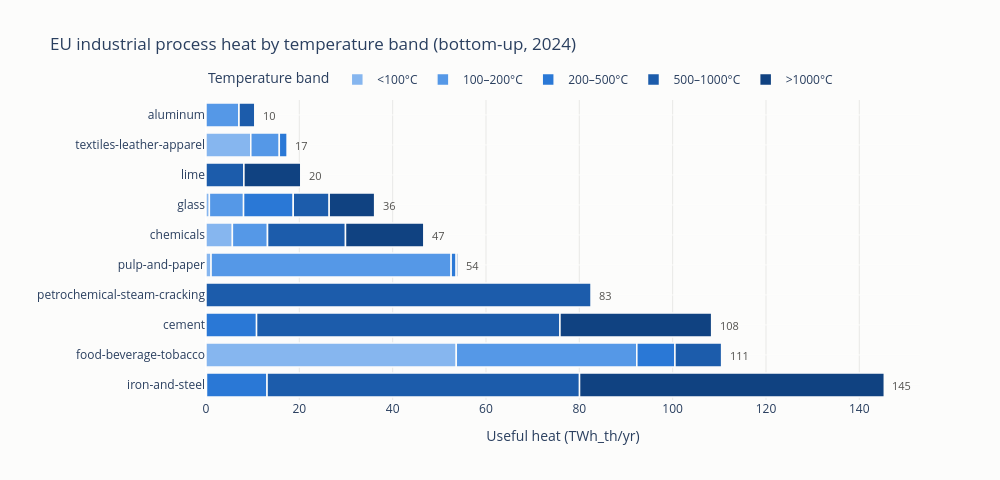

The cell this chart's notebook holds for it:
### Markdown cell above
## Heat demand by temperature band and industry

### Code cell
by_sub = banded.groupby("subsector")[BAND_COLS].sum() / 3600  # TWh
by_sub.columns = [BAND_LABELS[b] for b in BANDS]
by_sub["total"] = by_sub.sum(axis=1)
by_sub = by_sub.sort_values("total", ascending=True)  # ascending: largest on top of h-bar

band_long = (
    by_sub.drop(columns="total")
    .reset_index()
    .melt(id_vars="subsector", var_name="band", value_name="twh")
)

fig_bands = px.bar(
    band_long,
    y="subsector", x="twh", color="band", orientation="h",
    color_discrete_map=BAND_COLORS,
    category_orders={
        "band": list(BAND_COLORS.keys()),
        "subsector": by_sub.index.tolist(),
    },
    labels={"twh": "Useful heat (TWh_th/yr)", "subsector": "", "band": "Temperature band"},
    title="EU industrial process heat by temperature band (bottom-up, 2024)",
)
# 2px surface gap between stacked segments; recessive grid
fig_bands.update_traces(marker_line_color=SURFACE, marker_line_width=1.5)
fig_bands.update_layout(
    height=480, width=1000, plot_bgcolor=SURFACE, paper_bgcolor=SURFACE,
    legend=dict(orientation="h", yanchor="bottom", y=1.02, x=0),
    xaxis=dict(gridcolor="#e8e8e6"), yaxis=dict(gridcolor=SURFACE),
)
# selective direct labels: totals at bar ends only
for sub, total in by_sub["total"].items():
    fig_bands.add_annotation(
        y=sub, x=total, text=f"{total:,.0f}", showarrow=False,
        xanchor="left", xshift=6, font=dict(size=11, color="#52514e"),
    )
fig_bands.show()

### Figure 1 — Plotly figure (JSON) as saved in the notebook; plotly's stock layout.template omitted (floating-point values rounded to 4 significant figures)
{"data": [{"hovertemplate": "Temperature band=<100°C<br>Useful heat (TWh_th/yr)=%{x}<br>=%{y}<extra></extra>", "legendgroup": "<100°C", "marker": {"color": "#86b6ef", "line": {"color": "#fcfcfb", "width": 1.5}, "pattern": {"shape": ""}}, "name": "<100°C", "orientation": "h", "showlegend": true, "textposition": "auto", "type": "bar", "x": [0.0, 9.599, 0.0, 0.7228, 5.654, 1.087, 0.0, 0.0, 53.63, 0.0], "xaxis": "x", "y": ["aluminum", "textiles-leather-apparel", "lime", "glass", "chemicals", "pulp-and-paper", "petrochemical-steam-cracking", "cement", "food-beverage-tobacco", "iron-and-steel"], "yaxis": "y"}, {"hovertemplate": "Temperature band=100–200°C<br>Useful heat (TWh_th/yr)=%{x}<br>=%{y}<extra></extra>", "legendgroup": "100–200°C", "marker": {"color": "#5598e7", "line": {"color": "#fcfcfb", "width": 1.5}, "pattern": {"shape": ""}}, "name": "100–200°C", "orientation": "h", "showlegend": true, "textposition": "auto", "type": "bar", "x": [7.076, 6.109, 0.0, 7.327, 7.539, 51.44, 0.0, 0.0, 38.69, 0.1044], "xaxis": "x", "y": ["aluminum", "textiles-leather-apparel", "lime", "glass", "chemicals", "pulp-and-paper", "petrochemical-steam-cracking", "cement", "food-beverage-tobacco", "iron-and-steel"], "yaxis": "y"}, {"hovertemplate": "Temperature band=200–500°C<br>Useful heat (TWh_th/yr)=%{x}<br>=%{y}<extra></extra>", "legendgroup": "200–500°C", "marker": {"color": "#2a78d6", "line": {"color": "#fcfcfb", "width": 1.5}, "pattern": {"shape": ""}}, "name": "200–500°C", "orientation": "h", "showlegend": true, "textposition": "auto", "type": "bar", "x": [0.0, 1.745, 0.0, 10.65, 0.0, 1.087, 0.0, 10.84, 8.169, 12.98], "xaxis": "x", "y": ["aluminum", "textiles-leather-apparel", "lime", "glass", "chemicals", "pulp-and-paper", "petrochemical-steam-cracking", "cement", "food-beverage-tobacco", "iron-and-steel"], "yaxis": "y"}, {"hovertemplate": "Temperature band=500–1000°C<br>Useful heat (TWh_th/yr)=%{x}<br>=%{y}<extra></extra>", "legendgroup": "500–1000°C", "marker": {"color": "#1c5cab", "line": {"color": "#fcfcfb", "width": 1.5}, "pattern": {"shape": ""}}, "name": "500–1000°C", "orientation": "h", "showlegend": true, "textposition": "auto", "type": "bar", "x": [3.405, 0.0, 8.123, 7.704, 16.7, 0.4349, 82.56, 65.02, 10.02, 66.96], "xaxis": "x", "y": ["aluminum", "textiles-leather-apparel", "lime", "glass", "chemicals", "pulp-and-paper", "petrochemical-steam-cracking", "cement", "food-beverage-tobacco", "iron-and-steel"], "yaxis": "y"}, {"hovertemplate": "Temperature band=>1000°C<br>Useful heat (TWh_th/yr)=%{x}<br>=%{y}<extra></extra>", "legendgroup": ">1000°C", "marker": {"color": "#104281", "line": {"color": "#fcfcfb", "width": 1.5}, "pattern": {"shape": ""}}, "name": ">1000°C", "orientation": "h", "showlegend": true, "textposition": "auto", "type": "bar", "x": [0.0, 0.0, 12.18, 9.741, 16.78, 0.0, 0.0, 32.51, 0.0, 65.31], "xaxis": "x", "y": ["aluminum", "textiles-leather-apparel", "lime", "glass", "chemicals", "pulp-and-paper", "petrochemical-steam-cracking", "cement", "food-beverage-tobacco", "iron-and-steel"], "yaxis": "y"}], "layout": {"annotations": [{"font": {"color": "#52514e", "size": 11}, "showarrow": false, "text": "10", "x": 10.48, "xanchor": "left", "xshift": 6, "y": "aluminum"}, {"font": {"color": "#52514e", "size": 11}, "showarrow": false, "text": "17", "x": 17.45, "xanchor": "left", "xshift": 6, "y": "textiles-leather-apparel"}, {"font": {"color": "#52514e", "size": 11}, "showarrow": false, "text": "20", "x": 20.31, "xanchor": "left", "xshift": 6, "y": "lime"}, {"font": {"color": "#52514e", "size": 11}, "showarrow": false, "text": "36", "x": 36.14, "xanchor": "left", "xshift": 6, "y": "glass"}, {"font": {"color": "#52514e", "size": 11}, "showarrow": false, "text": "47", "x": 46.68, "xanchor": "left", "xshift": 6, "y": "chemicals"}, {"font": {"color": "#52514e", "size": 11}, "showarrow": false, "text": "54", "x": 54.05, "xanchor": "left", "xshift": 6, "y": "pulp-and-paper"}, {"font": {"color": "#52514e", "size": 11}, "showarrow": false, "text": "83", "x": 82.56, "xanchor": "left", "xshift": 6, "y": "petrochemical-steam-cracking"}, {"font": {"color": "#52514e", "size": 11}, "showarrow": false, "text": "108", "x": 108.4, "xanchor": "left", "xshift": 6, "y": "cement"}, {"font": {"color": "#52514e", "size": 11}, "showarrow": false, "text": "111", "x": 110.5, "xanchor": "left", "xshift": 6, "y": "food-beverage-tobacco"}, {"font": {"color": "#52514e", "size": 11}, "showarrow": false, "text": "145", "x": 145.4, "xanchor": "left", "xshift": 6, "y": "iron-and-steel"}], "barmode": "relative", "height": 480, "legend": {"orientation": "h", "title": {"text": "Temperature band"}, "tracegroupgap": 0, "x": 0, "y": 1.02, "yanchor": "bottom"}, "paper_bgcolor": "#fcfcfb", "plot_bgcolor": "#fcfcfb", "title": {"text": "EU industrial process heat by temperature band (bottom-up, 2024)"}, "width": 1000, "xaxis": {"anchor": "y", "domain": [0.0, 1.0], "gridcolor": "#e8e8e6", "title": {"text": "Useful heat (TWh_th/yr)"}}, "yaxis": {"anchor": "x", "categoryarray": ["iron-and-steel", "food-beverage-tobacco", "cement", "petrochemical-steam-cracking", "pulp-and-paper", "chemicals", "glass", "lime", "textiles-leather-apparel", "aluminum"], "categoryorder": "array", "domain": [0.0, 1.0], "gridcolor": "#fcfcfb", "title": {"text": ""}}}}
